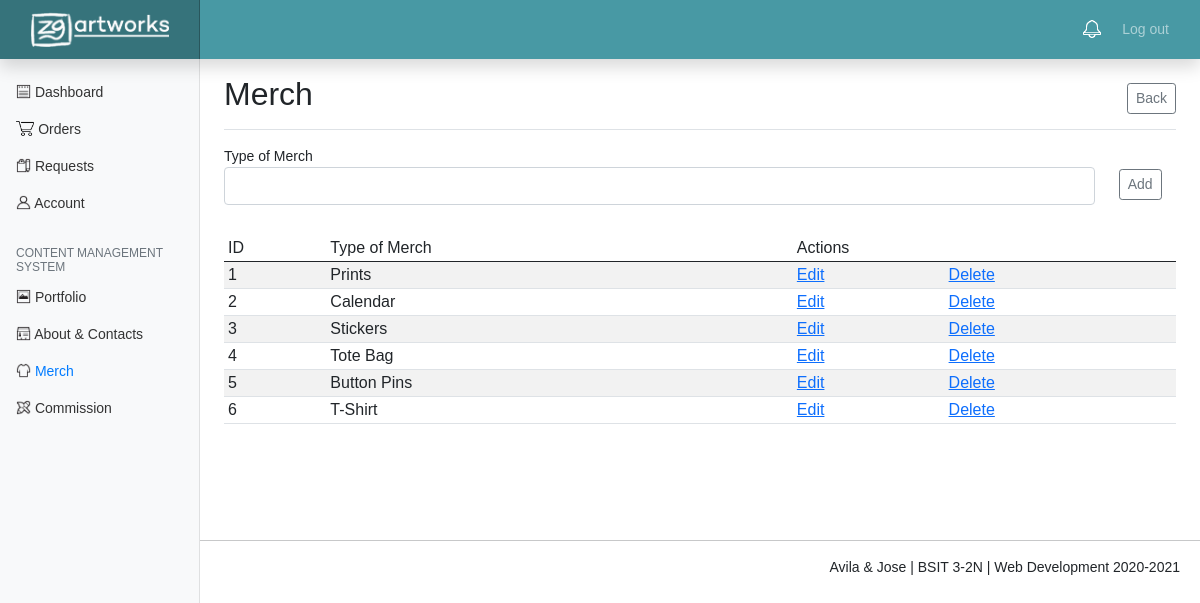
The page /merch_type.php on the database its author committed.
### tables this page shows
CREATE TABLE `merch_type` (
  `id` int(11) NOT NULL,
  `type_name` varchar(100) NOT NULL
);

### includes/merch_type.inc.php (called while the page is built, shortened)
<?php
	$type_name = "";
	$edit_state = false;
	include 'db.inc.php';
	$results = mysqli_query($conn, "SELECT * FROM merch_type");

### merch_type.php (the view, shortened to what this page needs)
<?php
  include 'includes/merch_type.inc.php';
?>
  <head>
    <link href="assets/alert.css" rel="stylesheet">
    <link href="assets/bootstrap.min.css" rel="stylesheet">
    <link href="assets/dashboard.css" rel="stylesheet">
  </head>
  <body>
  <?php include 'header.php'?>
  <div class="container-fluid">
    <div class="row">
      <nav id="sidebarMenu" class="col-md-3 col-lg-2 d-md-block bg-light sidebar collapse">
        <div class="position-sticky pt-3">
          <ul class="nav flex-column">
            <li class="nav-item" style="margin-top:10px">
              <a class="nav-link" aria-current="page" href="admin.php">
                <img src="assets/icons/dashboard.png" height="15px" style="margin-bottom:4px">
                Dashboard
              </a>
            </li>
            <li class="nav-item">
              <a class="nav-link" href="orders.php">
                <img src="assets/icons/orders.png" height="15px" style="margin-bottom:4px">
                Orders
              </a>
            </li>
            <li class="nav-item">
              <a class="nav-link" href="orders_commission.php">
                <img src="assets/icons/request.png" height="15px" style="margin-bottom:4px">
                Requests
              </a>
            </li>
            <li class="nav-item">
              <a class="nav-link" href="account.php">
                <img src="assets/icons/account.png" height="15px" style="margin-bottom:4px">
                Account
              </a>
            </li>
          </ul>
          <h6 class="sidebar-heading d-flex justify-content-between align-items-center px-3 mt-4 mb-1 text-muted">
            <span>Content Management System</span>
          </h6>
          <ul class="nav flex-column mb-2">
            <li class="nav-item">
              <a class="nav-link" href="portfolio.php">
                <img src="assets/icons/portfolio.png" height="15px" style="margin-bottom:4px">
                Portfolio
              </a>
            </li>
            <li class="nav-item">
              <a class="nav-link" href="anc.php">
                <img src="assets/icons/anc.png" height="15px" style="margin-bottom:4px">
                About & Contacts
              </a>
            </li>
            <li class="nav-item">
              <a class="nav-link active" href="merch.php">
                <img src="assets/icons/merch.png" height="15px" style="margin-bottom:4px">
                Merch
              </a>
            </li>
            <li class="nav-item">
              <a class="nav-link" href="commission.php">
                <img src="assets/icons/commission.png" height="15px" style="margin-bottom:4px">
                Commission
              </a>
            </li>
          </ul>
        </div>
      </nav>
    <main class="col-md-9 ms-sm-auto col-lg-10 px-md-4">
      <div class="d-flex justify-content-between flex-wrap flex-md-nowrap align-items-center pt-3 pb-2 mb-3 border-bottom">
        <h1 class="h2">Merch</h1>
            <a href="merch.php" class="btn btn-sm btn-outline-secondary">Back</a>
      </div>
      <form method="post" action="includes/merch_type.inc.php" enctype="multipart/form-data">
      <div class="row">
         <div class="col-md-11 mb-3">
          <label for="type_name">Type of Merch</label>
          <input type="text" class="form-control" name="type_name" id="type_name" value="<?php echo $type_name; ?>" required/>
        </div>
          <div class="col-md-1 mb-3">
           <?php if ($edit_state == false): ?>
              <input type="submit" class="btn btn-sm btn-outline-secondary" name="save" value="Add" style="margin-top:23px">
            <?php else: ?>
              <input type="submit" class="btn btn-sm btn-outline-secondary" name="update" value="Update" style="margin-top:23px">
            <?php endif ?>
        </div>
      </div>
      </form>
      <div class="table-responsive">
        <table class="table table-striped table-sm">
          <thead>
            <tr>
              <th>ID</th>
              <th>Type of Merch</th>
              <th colspan="2">Actions</th>
            </tr>
          </thead>
          <tbody>
            <?php while ($row = mysqli_fetch_array($results)) { ?>
            <tr>
              <td><?php echo $row['id']; ?></td>
              <td><?php echo $row['type_name']; ?></td>
              <td><a href="merch_type.php?edit=<?php echo $row['id']; ?>">Edit</a></td>
              <td><a href="includes/merch_type.inc.php?del=<?php echo $row['id']; ?>">Delete</a></td>
            </tr>
            <?php } ?>
          </tbody>
        </table>
      </div>
    </main>
  </div>
</div>
<div style="margin-top:100px">
<?php include 'footer.php'?>
</div>
  </body>
</html>

### assets/dashboard.css (style rules this page uses)
body { font-size: .875rem; }
.sidebar { position: fixed; top: 0; bottom: 0; left: 0; z-index: 100; padding: 48px 0 0; box-shadow: inset -1px 0 0 rgba(0, 0, 0, .1); }
.sidebar .nav-link { font-weight: 500; color: #333; }
.sidebar .nav-link.active { color: #007bff; }
.sidebar-heading { font-size: .75rem; text-transform: uppercase; }

### merch_type.php (style rules this page uses)
th { font-weight: normal; }

### rows shown on the page
merch_type: id "1", type_name "Prints"
merch_type: id "2", type_name "Calendar"
merch_type: id "3", type_name "Stickers"
merch_type: id "4", type_name "Tote Bag"
merch_type: id "5", type_name "Button Pins"
merch_type: id "6", type_name "T-Shirt"
